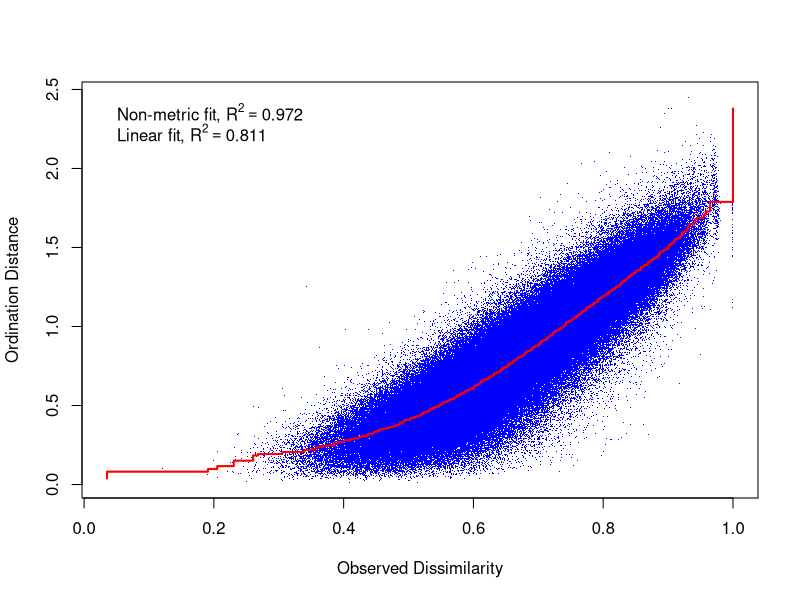
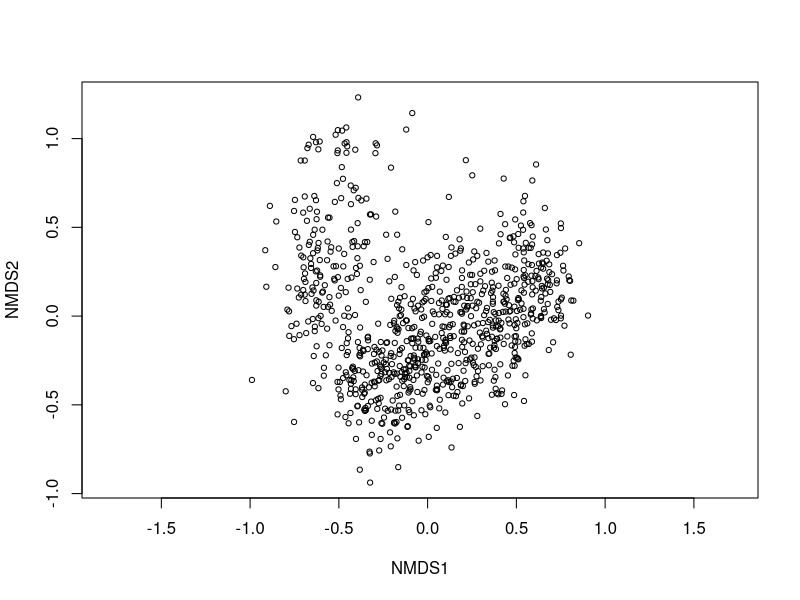

Write R code to recreate these figures, in order. (Note: this script raises an error after producing the figures.)
## ---- chunk 1


#R version 4.0.3 (2020-10-10) -- "Bunny-Wunnies Freak Out"
#Copyright (C) 2020 The R Foundation for Statistical Computing
#Platform: x86_64-w64-mingw32/x64 (64-bit)
#knitr::opts_chunk$set(echo = TRUE)

library(vegan)
library(dplyr)
library(lubridate)
library(purrr) 
library(ggplot2)
library(readxl)
library(tidyr)

# Set working directory

setwd('C:/Backup/R/NMDS/NMDS')

## ---- chunk 2

###Load Data
bugs <- read_excel('benthics_ExcludedTaxaDropped_LBedits.xlsx', sheet='benthics_ExcludedTaxaDropped_LB')

bugs$Collection.Date<-as.Date(bugs$Collection.Date, format="%m/%d/%Y")

env <- read.csv('stationsSpatial_withAllData.csv')%>%
  subset(`X` == "Ref")

env$`Collection.Date`<-as.Date(env$`Collection.Date`, format="%m/%d/%Y")
#bugs<-read.csv("benthics_11June2021Final.csv")



Refbugs <-left_join(bugs,env, by=c("StationID", "Collection.Date"))%>%
  subset(`X`=="Ref")
Refbugs<-unique(Refbugs[ , 1:412])

refbugs<-write.csv("Refbugs", "data\\ReferenceBugs.csv", row.names=FALSE)
  





#DataSource, JRH_Final_Ref_Cod))
                            #, "Coastal", "StationID","UID",     #"Year","JulianDate","Collection.Date","Sta_Desc","Latitude", "Longitude","US_L3CODE",      #"US_L3NAME","US_L4CODE","US_L4NAME","VAHU6","ASSESS_REG", "OFFICE_NM","VaName", "Tidal",            # "VAHUSB", "FedName", "HUC10","Basin",            
#"BASIN_CODE", "Basin_Code", "CountyCityName", "FIPS", "BASINS_HUC_12",    
#"WQS_ID","WQS_CLASS", "WQS_SPSTDS","WQS_PWS", "WQS_TROUT",        
#"WQS_TIER_III", "Order",  "EDASOrder",  "totalArea_sqMile", "ELEVMIN",          
#"ELEVMAX", "ELEVMEAN", "ELEVSD",  "ELEVRANGE",  "SLPMIN",           
#"SLPMAX", "SLPMEAN", "SLPSD", "SLPRANGE", "wshdRain_mmyr",    
#"siteRain_mmyr", "wshdRain_inyr", "siteRain_inyr", "wshedRain_inyr", "BenSampID",        
#"RepNum", "Gradient", "Target.Count"))

#env<-read.csv("StationInfo_Final.csv")
#Bioregion<-read.csv("Bio_info.csv")
#stationinfo<-read.csv("Lucy_Example_StationInfo.csv")


###JRH used to check data
#Bugenv<-left_join(bugs,env, by="UID")

##Figure out how to join - removed collection date for now- LS had to remove bioregion

Bugenv<-left_join(env, Refbugs, by=c("StationID", "Collection.Date"))%>%
  select("StationID", "Year", "JulianDate", "Latitude", "Longitude", "Collection.Date", "Season" , "Gradient", "Coastal", "US_L3CODE", "US_L3NAME", "US_L4NAME", "ASSESS_REG", "Tidal", "VAHUSB", "Basin", "Basin_Code", "CountyCityName", "WQS_CLASS", "WQS_SPSTDS", "WQS_PWS", "WQS_TROUT", "WQS_TIER_III", "Order","EDASOrder", "totalArea_sqMile", "ELEVMEAN", "SLPMEAN", "wshdRain_mmyr", "siteRain_mmyr" )
#  unique()

#Bioregion2<-merge(x=Bioregion, y=stationinfo, by="StationID")%>%
#   select("StationID", "BioRegion", "Gradient")
# bugenv2<-merge(x=Bugenv, y=Bioregion2, by = "StationID")%>%
#   select("StationID", "Latitude", "Longitude", "WQM_STA_STRAHER_ORDER", "EPA_ECO_US_L3CODE","EPA_ECO_US_L3NAME",     #"BASINS_HUC_8_NAME","BASINS_VAHU6","WQS_SEC", "WQS_CLASS", "WQS_SPSTDS", "WQS_TROUT",
# "WQS_TIER_III", "Admin_Region", "Sta_Huc_Code", "Sta_Huc_Sbc_Bsc_Code", "Sta_Huc_Sbc_Code", "Sta_Wqm_Wat_Shed_Code", "Collection.Date", #"Season", "BioRegion", "Gradient")%>%
#   unique()

###Wait for lucy or emma here....###
#Bugenv$`Collection Date.x`<-as.Date(as.character(Bugenv$`Collection Date.x`), format="%m/%d/%Y")
#Bugenv$JulianDate<- yday(Bugenv$`Collection Date.x`)
Bugenv[sapply(Bugenv, is.character)] <- lapply(Bugenv[sapply(Bugenv, is.character)],as.factor) 


## ---- chunk 3

#Emma's function to remove rare taxa

removeRareTaxa <- function(benthics, # wide tibble of taxa count by station
                           threshold, # numeric 
                           groupingFields # vector of all non taxa fields
){

  taxaMath <- benthics %>% 
    dplyr::select(-c( !!groupingFields) ) %>% 
    pivot_longer(cols = everything(), names_to = 'Taxa', values_to = 'Count') %>% 
    filter(!is.na(Count)) %>% 
    mutate(Count = ifelse(Count > 0, 1, 0)) %>% 
    group_by(Taxa) %>% 
    summarise(Count = sum(Count)) %>% 
    mutate(Percent = Count / nrow(benthics) * 100)
  # Separate these for easy reporting to user
  taxaToKeep <- filter(taxaMath, Percent >= !! threshold) 
  taxaToDrop <- filter(taxaMath, Percent < !! threshold) 
  
  benthicsSlim <- benthics %>% 
    group_by_at( groupingFields) %>% 
    pivot_longer(cols = -groupingFields, names_to = 'Taxa', values_to = 'Count') %>% 
    filter(Taxa %in% taxaToKeep$Taxa) %>% 
    replace(is.na(.), 0) %>% 
    mutate(Count = log1p(Count)) %>% 
    pivot_wider(names_from = Taxa, values_from = Count)
    
  return(
    list(`Taxa Math` = taxaMath,
         `Taxa Kept` = taxaToKeep,
         `Taxa Dropped` = taxaToDrop,
         `Benthics Slim` = benthicsSlim) )
}



dataList <- removeRareTaxa(Refbugs, # dataset to analyze, can filter on whatever you want beforehand (e.g. ref, stress, play with ecoregions)
                           threshold = 10, # drop taxa below 5% occurrence in dataset 
                           groupingFields = c( "StationID", "BenSampID.x" , "Collection DateTime", "RepNum.x", "Collection.Date")) # fields that you don't want thrown into the math
# how to view data that comes out of function

# how to view data that comes out of function
#View(dataList$`Taxa Math`) # taxa occurrence and percent breakdown
#View(dataList$`Taxa Kept`) # taxa higher or equal to input threshold
#View(dataList$`Taxa Dropped`) # taxa lower than threshold, dropped from further analyses
#View(dataList$`Benthics Slim`) # Taxa below threshold removed, individual counts logged


NMDSten<-dataList$`Benthics Slim`

## ---- chunk 4

#Removed and log transformed above! 

#bugs[is.na(bugs)]<-0


bugsnms<-NMDSten%>%
  select("StationID", "Collection.Date", 6:83)

#already logged in JRH data
###buglog<-log1p(bugsnms[,2:112])


bugsnms$site<-1:nrow(bugsnms) 
###bugsnms$site<-1:nrow(bugsnms)


Site<-bugsnms%>%
 select("StationID","site","Collection.Date")
BugNMS<- left_join(bugsnms,Site)%>%
  select(-c("site"))


## ---- chunk 5
NMDSbug <-metaMDS (NMDSten[,6:83],k=3, trymax=1000)

#Best run is 0.168
NMDSbug

#Stressplot fo NMDS
stressplot(NMDSbug)

plot(NMDSbug, "sites")
#orditorp(NMDSbug,display="sites",cex=1.25,air=0.01)



samplescores<-as.data.frame(scores(NMDSbug))
samplescores$StationID<-Site$StationID
samplescores$Collection.Date<- Site$Collection.Date
samplescoresenv<-left_join(samplescores, Bugenv, by=c("StationID", "Collection.Date"))



## ---- chunk 6

bug.spp.fit <- envfit(NMDSbug, samplescoresenv[ , 7:33], permutations = 999, na.rm=TRUE) 

bug.spp.fit



## ---- chunk 7


species.scores <- as.data.frame(scores(NMDSbug, "species"))  #Using the scores function from vegan to extract the species scores and convert to a data.frame
species.scores$species <- rownames(species.scores)

ggplot()+
  geom_text(data=samplescores,aes(x=NMDS1,y=NMDS2,label=StationID),alpha=0.5, size=3,vjust=1.5,hjust=0.6) +  # add the species labels
  geom_point(data=samplescores,aes(x=NMDS1,y=NMDS2),size=3)+
  theme_bw() + 
  theme(axis.text.x = element_blank(),  # remove x-axis text
        axis.text.y = element_blank(), # remove y-axis text
        axis.ticks = element_blank(),  # remove axis ticks
        axis.title.x = element_text(size=18), # remove x-axis labels
        axis.title.y = element_text(size=18), # remove y-axis labels
        panel.background = element_blank(), 
        panel.grid.major = element_blank(),  #remove major-grid labels
        panel.grid.minor = element_blank(),  #remove minor-grid labels
        plot.background = element_blank())




## ---- chunk 8

ggplot()+
  geom_text(data=samplescores,aes(x=NMDS1,y=NMDS3,label=StationID),alpha=0.5, size=3,vjust=1.5,hjust=0.6) +  # add the species labels
  geom_point(data=samplescores,aes(x=NMDS1,y=NMDS3),size=3)+
  theme_bw() + 
  theme(axis.text.x = element_blank(),  # remove x-axis text
        axis.text.y = element_blank(), # remove y-axis text
        axis.ticks = element_blank(),  # remove axis ticks
        axis.title.x = element_text(size=18), # remove x-axis labels
        axis.title.y = element_text(size=18), # remove y-axis labels
        panel.background = element_blank(), 
        panel.grid.major = element_blank(),  #remove major-grid labels
        panel.grid.minor = element_blank(),  #remove minor-grid labels
        plot.background = element_blank())

ggplot()+
  geom_text(data=samplescores,aes(x=NMDS2,y=NMDS3,label=StationID),alpha=0.5, size=3,vjust=1.5,hjust=0.6) +  # add the species labels
  geom_point(data=samplescores,aes(x=NMDS2,y=NMDS3),size=3)+
  theme_bw() + 
  theme(axis.text.x = element_blank(),  # remove x-axis text
        axis.text.y = element_blank(), # remove y-axis text
        axis.ticks = element_blank(),  # remove axis ticks
        axis.title.x = element_text(size=18), # remove x-axis labels
        axis.title.y = element_text(size=18), # remove y-axis labels
        panel.background = element_blank(), 
        panel.grid.major = element_blank(),  #remove major-grid labels
        panel.grid.minor = element_blank(),  #remove minor-grid labels
        plot.background = element_blank())

## ---- chunk 9


#plot (all) with species
plot(NMDSbug, type = "n")
points(NMDSbug, display = "sites", cex = 0.8, pch=21, col="red", bg="yellow")
text(NMDSbug, display = "spec", cex=0.7, col="blue")


#samplescores<-as.data.frame(scores(NMDSbug))
#samplescores$site<-Site$StationID

#species.scores <- as.data.frame(scores(NMDSbug, "species"))  #Using the scores function from vegan to extract the species scores and convert to a data.frame
#species.scores$species <- rownames(species.scores)

#ggplot()+
#  geom_text(data=samplescores,aes(x=NMDS1,y=NMDS2,label=site),alpha=0.5, size=3,vjust=1.5,hjust=0.6) +  # add the species labels
#  geom_point(data=samplescores,aes(x=NMDS1,y=NMDS2),size=3)+
#  theme_bw() + 
#  theme(axis.text.x = element_blank(),  # remove x-axis text
#        axis.text.y = element_blank(), # remove y-axis text
#        axis.ticks = element_blank(),  # remove axis ticks
#        axis.title.x = element_text(size=18), # remove x-axis labels
#        axis.title.y = element_text(size=18), # remove y-axis labels
#        panel.background = element_blank(), 
#        panel.grid.major = element_blank(),  #remove major-grid labels
#        panel.grid.minor = element_blank(),  #remove minor-grid labels
#        plot.background = element_blank())




## ---- chunk 10

par(mar = c(4, 4, .1, .1))

Bugenv$Season<- as.factor(Bugenv$Season)

#Season without taxa
ggplot(data = samplescoresenv, aes(x = NMDS1, y = NMDS2)) + 
     geom_point(data = samplescoresenv, aes(colour =Season), size = 5, alpha = 0.5) + 
     scale_colour_manual(values = c("orange", "steelblue", "black")) + 
  annotate("text", x=0.8, y=1.3, label= "Stress= 0.16", size=6)+
     theme(axis.title = element_text(size = 14, face = "bold", colour = "grey30"), 
     panel.background = element_blank(), panel.border = element_rect(fill = NA, colour = "grey30"), 
     axis.ticks = element_blank(), axis.text = element_blank(), legend.key = element_blank(), 
     legend.title = element_text(size = 15, face = "bold", colour = "grey30"), 
     legend.text = element_text(size = 15, colour = "grey30")) +
     labs(colour = "Season")




Season.mrpp<- mrpp(bugsnms[,6:83], group=samplescoresenv$Season, distance="bray")

Season.mrpp

## ---- chunk 11


coord_cont = as.data.frame(scores(bug.spp.fit, "vectors")) * ordiArrowMul(bug.spp.fit)
vectors<-coord_cont[-c(5,6), ]

#Season without taxa
ggplot(data = samplescoresenv, aes(x = NMDS1, y = NMDS2)) + 
     geom_point(data = samplescoresenv, aes(colour =Season), size = 5, alpha = 0.3) + 
     scale_colour_manual(values = c("orange", "steelblue", "black")) +
  geom_segment(aes(x = 0, y = 0, xend = NMDS1, yend = NMDS2), 
       data = vectors, size =1, alpha = 0.5, colour = "grey30") +
     geom_text(data = vectors, aes(x = NMDS1, y = NMDS2), colour = "grey30", 
       fontface = "bold", label = row.names(vectors)) + 
  annotate("text", x=0.8, y=1.3, label= "Stress= 0.16", size=6)+
     theme(axis.title = element_text(size = 14, face = "bold", colour = "grey30"), 
     panel.background = element_blank(), panel.border = element_rect(fill = NA, colour = "grey30"), 
     axis.ticks = element_blank(), axis.text = element_blank(), legend.key = element_blank(), 
     legend.title = element_text(size = 15, face = "bold", colour = "grey30"), 
     legend.text = element_text(size = 15, colour = "grey30")) +
     labs(colour = "Season")




## ---- chunk 12

#Ecoregion

ggplot(data = samplescoresenv, aes(x = NMDS1, y = NMDS2)) + 
     geom_point(data = samplescoresenv, aes(colour = US_L3NAME), size = 5, alpha = 0.5) + 
     scale_colour_manual(values = c("blue", "deeppink", "cyan", "darkred", "bisque", "darkorchid2", "coral")) + 
  annotate("text", x=0.8, y=1.3, label= "Stress= 0.16", size =6)+
     theme(axis.title = element_text(size = 14, face = "bold", colour = "grey30"), 
     panel.background = element_blank(), panel.border = element_rect(fill = NA, colour = "grey30"), 
     axis.ticks = element_blank(), axis.text = element_blank(), legend.key = element_blank(), 
     legend.title = element_text(size = 15, face = "bold", colour = "grey30"), 
     legend.text = element_text(size = 15, colour = "grey30")) +
     labs(colour = "EcoRegion")



Ecoregion.mrpp<- mrpp(bugsnms[,6:83], group= samplescoresenv$US_L3NAME, distance="bray")

Ecoregion.mrpp

## ---- chunk 13

# Basin
ggplot(data = samplescoresenv, aes(x = NMDS1, y = NMDS2)) + 
     geom_point(data = samplescoresenv, aes(colour = Basin_Code ), size = 5, alpha = 0.8) + 
     scale_colour_manual(values = c("blue", "deeppink", "cyan", "darkred", "bisque", "darkorchid2", "coral", "cadetblue", "chartreuse", "cornflowerblue", "cornsilk4", "darkgrey", "darkorange2", "darkslateblue", "burlywood4", "darkgreen")) + 
  annotate("text", x=0.8, y=1.3, label= "Stress= 0.16", size=6)+
     theme(axis.title = element_text(size = 14, face = "bold", colour = "grey30"), 
     panel.background = element_blank(), panel.border = element_rect(fill = NA, colour = "grey30"), 
     axis.ticks = element_blank(), axis.text = element_blank(), legend.key = element_blank(), 
     legend.title = element_text(size = 15, face = "bold", colour = "grey30"), 
     legend.text = element_text(size = 15, colour = "grey30")) +
     labs(colour = "Basin")





#Ecoregion.mrpp<- with(Bugenv, mrpp(bugsnms[,2:126], group= US_L3NAME, distance="bray"))
Basin.mrpp<- mrpp(bugsnms[,6:83], group=samplescoresenv$Basin_Code, distance="bray" )

Basin.mrpp

## ---- chunk 14

#Admin-region

ggplot(data = samplescoresenv, aes(x = NMDS1, y = NMDS2)) + 
     geom_point(data = samplescoresenv, aes(colour = ASSESS_REG ), size = 5, alpha = 0.8) + 
     scale_colour_manual(values = c("blue", "deeppink", "cyan", "darkred", "bisque", "darkorchid2")) + 
    annotate("text", x=0.8, y=1.3, label= "Stress= 0.16", size=6)+
     theme(axis.title = element_text(size = 14, face = "bold", colour = "grey30"), 
     panel.background = element_blank(), panel.border = element_rect(fill = NA, colour = "grey30"), 
     axis.ticks = element_blank(), axis.text = element_blank(), legend.key = element_blank(), 
     legend.title = element_text(size = 15, face = "bold", colour = "grey30"), 
     legend.text = element_text(size = 15, colour = "grey30")) +
     labs(colour = "DEQ Regional Office")




#Ecoregion.mrpp<- with(Bugenv, mrpp(bugsnms[,2:126], group= US_L3NAME, distance="bray"))
admin.mrpp<- mrpp(bugsnms[,6:83], group=samplescoresenv$ASSESS_REG, distance="bray" )

admin.mrpp

## ---- chunk 15

#Method

ggplot(data = samplescoresenv, aes(x = NMDS1, y = NMDS2)) + 
     geom_point(data = samplescoresenv, aes(colour = Gradient ), size = 5, alpha = 0.8) + 
     scale_colour_manual(values = c("blue", "deeppink")) + 
    annotate("text", x=0.8, y=1.3, label= "Stress= 0.16", size=6)+
     theme(axis.title = element_text(size = 14, face = "bold", colour = "grey30"), 
     panel.background = element_blank(), panel.border = element_rect(fill = NA, colour = "grey30"), 
     axis.ticks = element_blank(), axis.text = element_blank(), legend.key = element_blank(), 
     legend.title = element_text(size = 15, face = "bold", colour = "grey30"), 
     legend.text = element_text(size = 15, colour = "grey30")) +
     labs(colour = "Sample Method")



Sample.mrpp<-mrpp(bugsnms[,6:83], group=samplescoresenv$Gradient, distance="bray" )

Sample.mrpp

## ---- chunk 16

#Stream order
samplescoresenv$Order<-as.character(samplescoresenv$Order)

ggplot(data = samplescoresenv, aes(x = NMDS1, y = NMDS2)) + 
     geom_point(data = samplescoresenv, aes(colour = Order), size = 5, alpha = 0.8) + 
     scale_colour_manual(values = c("blue", "deeppink", "cyan", "darkred", "bisque","darkorchid2" )) + 
  annotate("text", x=0.8, y=1.3, label= "Stress= 0.16", size=6)+
     theme(axis.title = element_text(size = 14, face = "bold", colour = "grey30"), 
     panel.background = element_blank(), panel.border = element_rect(fill = NA, colour = "grey30"), 
     axis.ticks = element_blank(), axis.text = element_blank(), legend.key = element_blank(), 
     legend.title = element_text(size = 15, face = "bold", colour = "grey30"), 
     legend.text = element_text(size = 15, colour = "grey30")) +
     labs(colour = "Stream Order")


Stream.mrpp<-mrpp(bugsnms[,6:83], group=samplescoresenv$Order, distance="bray" )

Stream.mrpp

## ---- chunk 17

#Water Quality Standard Class

ggplot(data = samplescoresenv, aes(x = NMDS1, y = NMDS2)) + 
     geom_point(data = samplescoresenv, aes(colour = WQS_CLASS), size = 5, alpha = 0.8) + 
     scale_colour_manual(values = c("blue", "deeppink", "cyan", "darkred", "bisque","darkorchid2" )) + 
  annotate("text", x=0.8, y=1.3, label= "Stress= 0.16", size=6)+
     theme(axis.title = element_text(size = 14, face = "bold", colour = "grey30"), 
     panel.background = element_blank(), panel.border = element_rect(fill = NA, colour = "grey30"), 
     axis.ticks = element_blank(), axis.text = element_blank(), legend.key = element_blank(), 
     legend.title = element_text(size = 15, face = "bold", colour = "grey30"), 
     legend.text = element_text(size = 15, colour = "grey30")) +
     labs(colour = "Water Quality Standard")




Standard.mrpp<- mrpp(bugsnms[,6:83], samplescoresenv$WQS_CLASS, distance="bray" )

Standard.mrpp

## ---- chunk 18

#Water Quality Standard Class


ggplot(data = samplescoresenv, aes(x = NMDS1, y = NMDS2)) + 
     geom_point(data = samplescoresenv, aes(colour = WQS_TROUT), size = 5, alpha = 0.8) + 
     scale_colour_manual(values = c("blue", "deeppink" )) + 
  annotate("text", x=0.8, y=1.3, label= "Stress= 0.16", size=6)+
     theme(axis.title = element_text(size = 14, face = "bold", colour = "grey30"), 
     panel.background = element_blank(), panel.border = element_rect(fill = NA, colour = "grey30"), 
     axis.ticks = element_blank(), axis.text = element_blank(), legend.key = element_blank(), 
     legend.title = element_text(size = 15, face = "bold", colour = "grey30"), 
     legend.text = element_text(size = 15, colour = "grey30")) +
     labs(colour = "Trout WQS")

